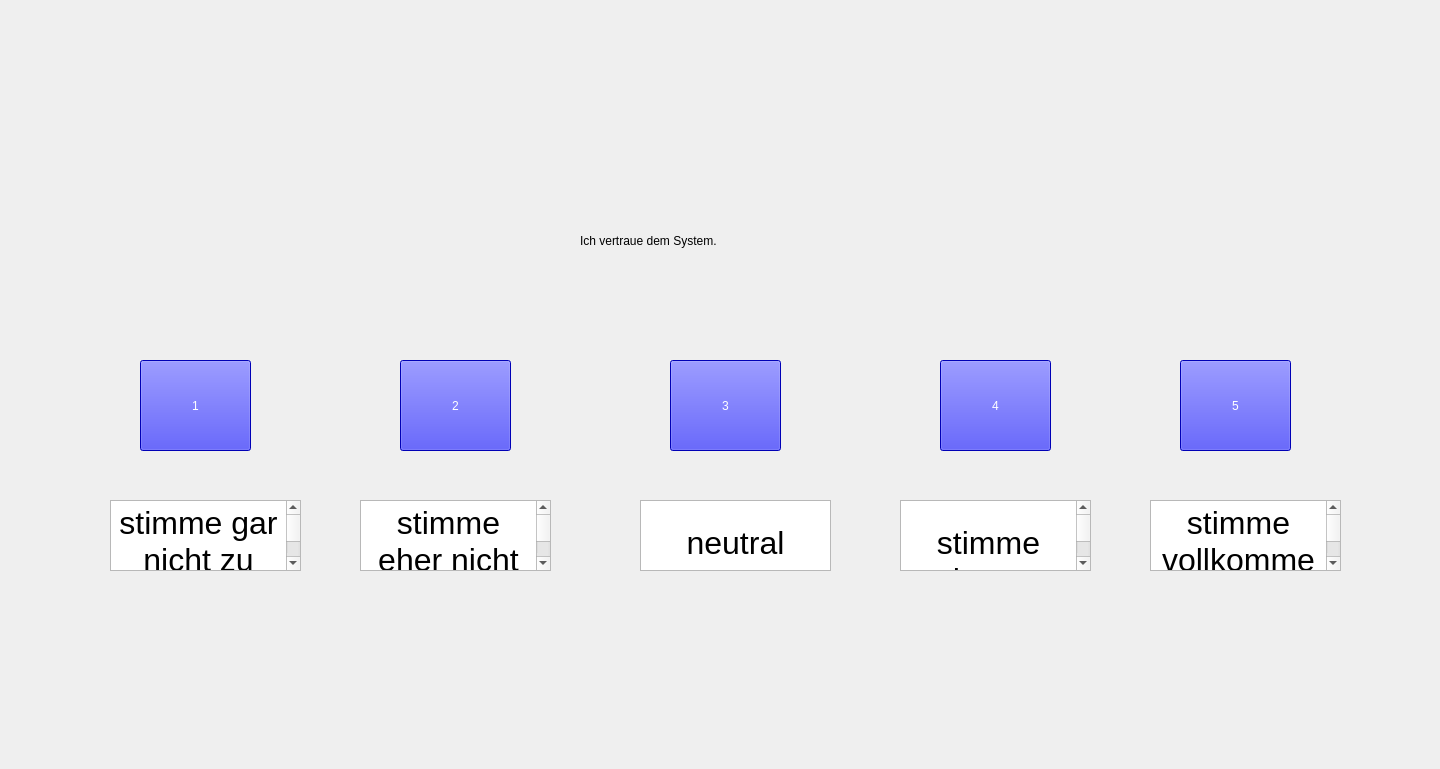
<?xml version="1.0" encoding="UTF-8"?>
<ui version="4.0">
 <class>Form</class>
 <widget class="QWidget" name="Form">
  <property name="geometry">
   <rect>
    <x>0</x>
    <y>0</y>
    <width>1440</width>
    <height>769</height>
   </rect>
  </property>
  <property name="windowTitle">
   <string>Form</string>
  </property>
  <widget class="QLabel" name="label">
   <property name="geometry">
    <rect>
     <x>580</x>
     <y>190</y>
     <width>271</width>
     <height>101</height>
    </rect>
   </property>
   <property name="styleSheet">
    <string notr="true">font: 24pt &quot;.AppleSystemUIFont&quot;;
</string>
   </property>
   <property name="text">
    <string>Ich vertraue dem System.</string>
   </property>
  </widget>
  <widget class="QPushButton" name="pushButton">
   <property name="geometry">
    <rect>
     <x>140</x>
     <y>360</y>
     <width>111</width>
     <height>91</height>
    </rect>
   </property>
   <property name="styleSheet">
    <string notr="true">font: 36pt &quot;.AppleSystemUIFont&quot;; background-color:blue;color:white;</string>
   </property>
   <property name="text">
    <string>1</string>
   </property>
  </widget>
  <widget class="QPushButton" name="pushButton_2">
   <property name="geometry">
    <rect>
     <x>400</x>
     <y>360</y>
     <width>111</width>
     <height>91</height>
    </rect>
   </property>
   <property name="styleSheet">
    <string notr="true">font: 36pt &quot;.AppleSystemUIFont&quot;; background-color:blue;color:white;</string>
   </property>
   <property name="text">
    <string>2</string>
   </property>
  </widget>
  <widget class="QPushButton" name="pushButton_4">
   <property name="geometry">
    <rect>
     <x>940</x>
     <y>360</y>
     <width>111</width>
     <height>91</height>
    </rect>
   </property>
   <property name="styleSheet">
    <string notr="true">font: 36pt &quot;.AppleSystemUIFont&quot;; background-color:blue;color:white;</string>
   </property>
   <property name="text">
    <string>4</string>
   </property>
  </widget>
  <widget class="QPushButton" name="pushButton_3">
   <property name="geometry">
    <rect>
     <x>670</x>
     <y>360</y>
     <width>111</width>
     <height>91</height>
    </rect>
   </property>
   <property name="styleSheet">
    <string notr="true">font: 36pt &quot;.AppleSystemUIFont&quot;; background-color:blue;color:white;</string>
   </property>
   <property name="text">
    <string>3</string>
   </property>
  </widget>
  <widget class="QPushButton" name="pushButton_5">
   <property name="geometry">
    <rect>
     <x>1180</x>
     <y>360</y>
     <width>111</width>
     <height>91</height>
    </rect>
   </property>
   <property name="styleSheet">
    <string notr="true">font: 36pt &quot;.AppleSystemUIFont&quot;; background-color:blue;color:white;</string>
   </property>
   <property name="text">
    <string>5</string>
   </property>
  </widget>
  <widget class="QTextBrowser" name="textBrowser_1">
   <property name="geometry">
    <rect>
     <x>360</x>
     <y>500</y>
     <width>191</width>
     <height>71</height>
    </rect>
   </property>
   <property name="html">
    <string>&lt;!DOCTYPE HTML PUBLIC &quot;-//W3C//DTD HTML 4.0//EN&quot; &quot;http://www.w3.org/TR/REC-html40/strict.dtd&quot;&gt;
&lt;html&gt;&lt;head&gt;&lt;meta name=&quot;qrichtext&quot; content=&quot;1&quot; /&gt;&lt;style type=&quot;text/css&quot;&gt;
p, li { white-space: pre-wrap; }
&lt;/style&gt;&lt;/head&gt;&lt;body style=&quot; font-family:'.AppleSystemUIFont'; font-size:13pt; font-weight:400; font-style:normal;&quot;&gt;
&lt;p align=&quot;center&quot; style=&quot; margin-top:0px; margin-bottom:0px; margin-left:0px; margin-right:0px; -qt-block-indent:0; text-indent:0px;&quot;&gt;&lt;span style=&quot; font-size:24pt;&quot;&gt;stimme eher nicht zu&lt;/span&gt;&lt;/p&gt;
&lt;p align=&quot;center&quot; style=&quot;-qt-paragraph-type:empty; margin-top:0px; margin-bottom:0px; margin-left:0px; margin-right:0px; -qt-block-indent:0; text-indent:0px; font-size:24pt;&quot;&gt;&lt;br /&gt;&lt;/p&gt;&lt;/body&gt;&lt;/html&gt;</string>
   </property>
  </widget>
  <widget class="QTextBrowser" name="textBrowser_2">
   <property name="geometry">
    <rect>
     <x>110</x>
     <y>500</y>
     <width>191</width>
     <height>71</height>
    </rect>
   </property>
   <property name="html">
    <string>&lt;!DOCTYPE HTML PUBLIC &quot;-//W3C//DTD HTML 4.0//EN&quot; &quot;http://www.w3.org/TR/REC-html40/strict.dtd&quot;&gt;
&lt;html&gt;&lt;head&gt;&lt;meta name=&quot;qrichtext&quot; content=&quot;1&quot; /&gt;&lt;style type=&quot;text/css&quot;&gt;
p, li { white-space: pre-wrap; }
&lt;/style&gt;&lt;/head&gt;&lt;body style=&quot; font-family:'.AppleSystemUIFont'; font-size:13pt; font-weight:400; font-style:normal;&quot;&gt;
&lt;p align=&quot;center&quot; style=&quot; margin-top:0px; margin-bottom:0px; margin-left:0px; margin-right:0px; -qt-block-indent:0; text-indent:0px;&quot;&gt;&lt;span style=&quot; font-size:24pt;&quot;&gt;stimme gar nicht zu&lt;/span&gt;&lt;/p&gt;
&lt;p align=&quot;center&quot; style=&quot;-qt-paragraph-type:empty; margin-top:0px; margin-bottom:0px; margin-left:0px; margin-right:0px; -qt-block-indent:0; text-indent:0px; font-size:24pt;&quot;&gt;&lt;br /&gt;&lt;/p&gt;&lt;/body&gt;&lt;/html&gt;</string>
   </property>
  </widget>
  <widget class="QTextBrowser" name="textBrowser_3">
   <property name="geometry">
    <rect>
     <x>640</x>
     <y>500</y>
     <width>191</width>
     <height>71</height>
    </rect>
   </property>
   <property name="html">
    <string>&lt;!DOCTYPE HTML PUBLIC &quot;-//W3C//DTD HTML 4.0//EN&quot; &quot;http://www.w3.org/TR/REC-html40/strict.dtd&quot;&gt;
&lt;html&gt;&lt;head&gt;&lt;meta name=&quot;qrichtext&quot; content=&quot;1&quot; /&gt;&lt;style type=&quot;text/css&quot;&gt;
p, li { white-space: pre-wrap; }
&lt;/style&gt;&lt;/head&gt;&lt;body style=&quot; font-family:'.AppleSystemUIFont'; font-size:13pt; font-weight:400; font-style:normal;&quot;&gt;
&lt;p align=&quot;center&quot; style=&quot;-qt-paragraph-type:empty; margin-top:0px; margin-bottom:0px; margin-left:0px; margin-right:0px; -qt-block-indent:0; text-indent:0px;&quot;&gt;&lt;br /&gt;&lt;/p&gt;
&lt;p align=&quot;center&quot; style=&quot; margin-top:0px; margin-bottom:0px; margin-left:0px; margin-right:0px; -qt-block-indent:0; text-indent:0px;&quot;&gt;&lt;span style=&quot; font-size:24pt;&quot;&gt;neutral&lt;/span&gt;&lt;/p&gt;&lt;/body&gt;&lt;/html&gt;</string>
   </property>
  </widget>
  <widget class="QTextBrowser" name="textBrowser_4">
   <property name="geometry">
    <rect>
     <x>900</x>
     <y>500</y>
     <width>191</width>
     <height>71</height>
    </rect>
   </property>
   <property name="html">
    <string>&lt;!DOCTYPE HTML PUBLIC &quot;-//W3C//DTD HTML 4.0//EN&quot; &quot;http://www.w3.org/TR/REC-html40/strict.dtd&quot;&gt;
&lt;html&gt;&lt;head&gt;&lt;meta name=&quot;qrichtext&quot; content=&quot;1&quot; /&gt;&lt;style type=&quot;text/css&quot;&gt;
p, li { white-space: pre-wrap; }
&lt;/style&gt;&lt;/head&gt;&lt;body style=&quot; font-family:'.AppleSystemUIFont'; font-size:13pt; font-weight:400; font-style:normal;&quot;&gt;
&lt;p align=&quot;center&quot; style=&quot;-qt-paragraph-type:empty; margin-top:0px; margin-bottom:0px; margin-left:0px; margin-right:0px; -qt-block-indent:0; text-indent:0px;&quot;&gt;&lt;br /&gt;&lt;/p&gt;
&lt;p align=&quot;center&quot; style=&quot; margin-top:0px; margin-bottom:0px; margin-left:0px; margin-right:0px; -qt-block-indent:0; text-indent:0px;&quot;&gt;&lt;span style=&quot; font-size:24pt;&quot;&gt;stimme eher zu&lt;/span&gt;&lt;/p&gt;
&lt;p align=&quot;center&quot; style=&quot;-qt-paragraph-type:empty; margin-top:0px; margin-bottom:0px; margin-left:0px; margin-right:0px; -qt-block-indent:0; text-indent:0px; font-size:24pt;&quot;&gt;&lt;br /&gt;&lt;/p&gt;&lt;/body&gt;&lt;/html&gt;</string>
   </property>
  </widget>
  <widget class="QTextBrowser" name="textBrowser_5">
   <property name="geometry">
    <rect>
     <x>1150</x>
     <y>500</y>
     <width>191</width>
     <height>71</height>
    </rect>
   </property>
   <property name="html">
    <string>&lt;!DOCTYPE HTML PUBLIC &quot;-//W3C//DTD HTML 4.0//EN&quot; &quot;http://www.w3.org/TR/REC-html40/strict.dtd&quot;&gt;
&lt;html&gt;&lt;head&gt;&lt;meta name=&quot;qrichtext&quot; content=&quot;1&quot; /&gt;&lt;style type=&quot;text/css&quot;&gt;
p, li { white-space: pre-wrap; }
&lt;/style&gt;&lt;/head&gt;&lt;body style=&quot; font-family:'.AppleSystemUIFont'; font-size:13pt; font-weight:400; font-style:normal;&quot;&gt;
&lt;p align=&quot;center&quot; style=&quot; margin-top:0px; margin-bottom:0px; margin-left:0px; margin-right:0px; -qt-block-indent:0; text-indent:0px;&quot;&gt;&lt;span style=&quot; font-size:24pt;&quot;&gt;stimme vollkommen zu&lt;/span&gt;&lt;/p&gt;
&lt;p align=&quot;center&quot; style=&quot;-qt-paragraph-type:empty; margin-top:0px; margin-bottom:0px; margin-left:0px; margin-right:0px; -qt-block-indent:0; text-indent:0px; font-size:24pt;&quot;&gt;&lt;br /&gt;&lt;/p&gt;&lt;/body&gt;&lt;/html&gt;</string>
   </property>
  </widget>
 </widget>
 <resources/>
 <connections/>
</ui>
